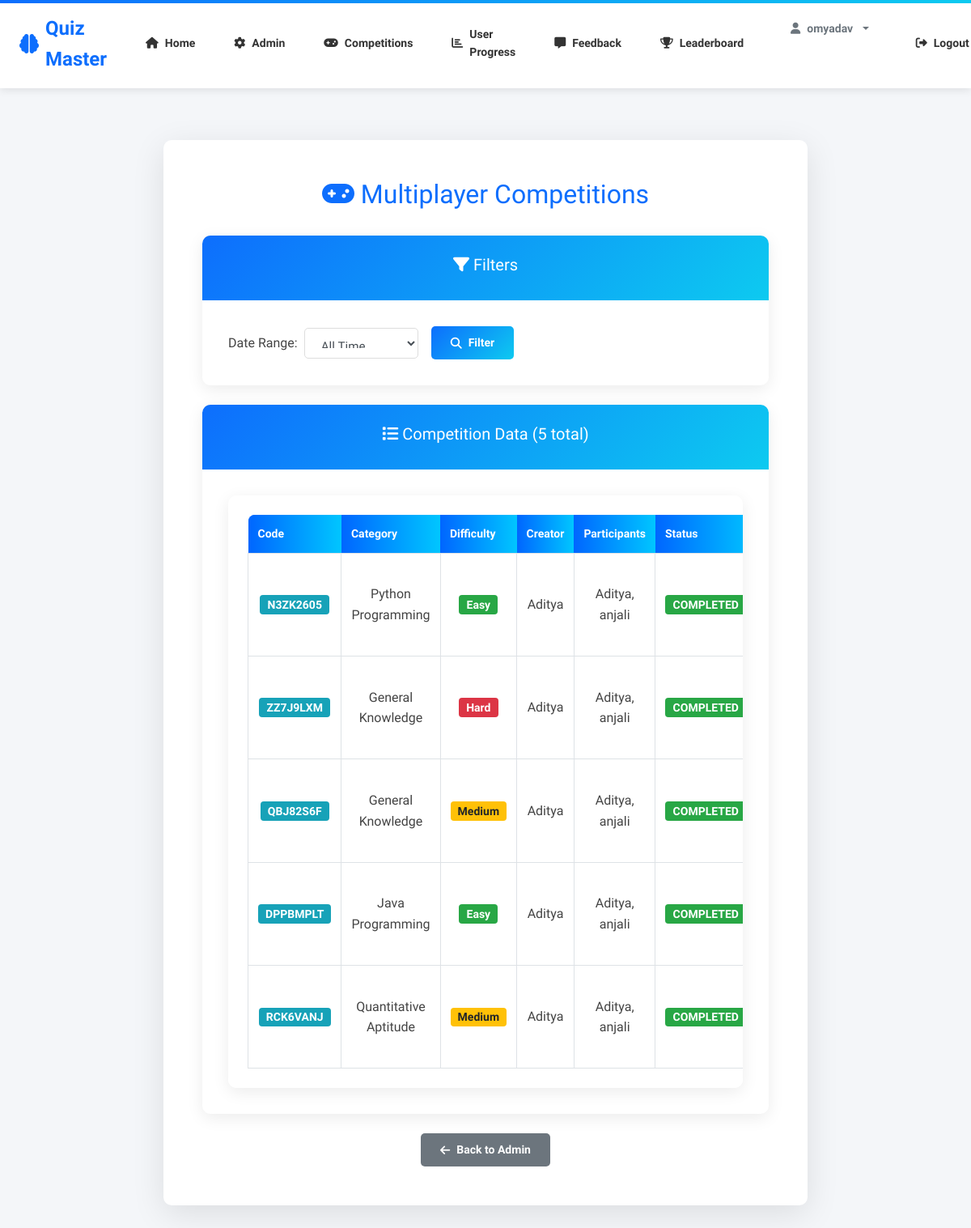
Page /admin/competitions (signed in) on the committed database.
### app/models.py (models this page shows, shortened)
class User(UserMixin, db.Model):
    id = db.Column(db.Integer, primary_key=True)
    username = db.Column(db.String(80), unique=True, nullable=False)
    email = db.Column(db.String(120), unique=True, nullable=True)
    password_hash = db.Column(db.String(128), nullable=False)
    role = db.Column(db.String(20), default=Role.USER)
    attempts = db.relationship('Attempt', backref='user', lazy=True)
    def is_admin(self):
        return self.role == Role.ADMIN

class Competition(db.Model):
    __tablename__ = 'competition'
    id = db.Column(db.Integer, primary_key=True)
    code = db.Column(db.String(8), unique=True, nullable=False, index=True)  # Unique join code
    creator_id = db.Column(db.Integer, db.ForeignKey('user.id'), nullable=False)
    category_id = db.Column(db.Integer, db.ForeignKey('category.id'), nullable=False)
    difficulty = db.Column(db.String(20), nullable=False)  # Easy, Medium, Hard
    num_questions = db.Column(db.Integer, default=10)
    time_limit = db.Column(db.Integer, default=600)  # seconds
    status = db.Column(db.String(20), default='waiting')  # waiting, in_progress, completed
    created_at = db.Column(db.DateTime, default=datetime.utcnow)
    started_at = db.Column(db.DateTime, nullable=True)
    ended_at = db.Column(db.DateTime, nullable=True)
    winner_id = db.Column(db.Integer, db.ForeignKey('user.id'), nullable=True)
    creator = db.relationship('User', foreign_keys=[creator_id], backref='competitions_created')
    category = db.relationship('Category', backref='competitions')
    winner = db.relationship('User', foreign_keys=[winner_id])
    attempts = db.relationship('CompetitionAttempt', cascade='all, delete-orphan', lazy=True)

class Category(db.Model):
    id = db.Column(db.Integer, primary_key=True)
    name = db.Column(db.String(80), unique=True, nullable=False)
    questions = db.relationship('Question', backref='category', lazy=True)

### app/admin/routes.py (the view)
@admin_bp.route('/competitions')
@login_required
@admin_required
def competitions_view():
    date_filter = request.args.get('date_filter', default='all', type=str)  # today, week, month, all
    today = datetime.utcnow().date()
    if date_filter == 'today':
        from_date = datetime.combine(today, datetime.min.time())
        to_date = datetime.combine(today, datetime.max.time())
    elif date_filter == 'week':
        from_date = datetime.utcnow() - timedelta(days=7)
        to_date = datetime.utcnow()
    elif date_filter == 'month':
        from_date = datetime.utcnow() - timedelta(days=30)
        to_date = datetime.utcnow()
    else:  # all
        from_date = datetime.min
        to_date = datetime.utcnow()
    competitions = Competition.query.filter(
        Competition.created_at >= from_date,
        Competition.created_at <= to_date,
        Competition.status == 'completed'
    ).order_by(Competition.created_at.desc()).all()
    comp_data = []
    for comp in competitions:
        creator = User.query.get(comp.creator_id)
        attempts = CompetitionAttempt.query.filter_by(competition_id=comp.id).all()
        participants = []
        for att in attempts:
            user = User.query.get(att.user_id)
            if user:  # Only add if user exists
                participants.append(user)
        winner = User.query.get(comp.winner_id) if comp.winner_id else None
        winner_name = winner.username if winner else 'N/A'
        scores = []
        for att in attempts:
            user = User.query.get(att.user_id)
            if user:  # Only add if user exists
                scores.append((user.username, att.correct_answers, att.total_questions))
        comp_data.append({
            'id': comp.id,
            'code': comp.code,
            'category': comp.category.name if comp.category else 'N/A',
            'difficulty': comp.difficulty,
            'creator': creator.username if creator else 'Deleted User',
            'participants': ', '.join([p.username for p in participants if p]),
            'status': comp.status,
            'scores': scores,
            'winner': winner_name,
            'created_at': comp.created_at.strftime('%Y-%m-%d %H:%M:%S'),
            'started_at': comp.started_at.strftime('%Y-%m-%d %H:%M:%S') if comp.started_at else 'N/A',
            'ended_at': comp.ended_at.strftime('%Y-%m-%d %H:%M:%S') if comp.ended_at else 'N/A'
        })
    return render_template('admin/competitions.html', competitions=comp_data, date_filter=date_filter)

### app/admin/routes.py (called while the page is built)
def admin_required(f):
    from functools import wraps
    @wraps(f)
    def wrapper(*args, **kwargs):
        if not current_user.is_authenticated or not current_user.is_admin():
            flash('Admin access required', 'danger')
            return redirect(url_for('auth.login'))
        return f(*args, **kwargs)
    return wrapper

### app/models.py (called while the page is built)
@login_manager.user_loader
def load_user(user_id):
    return User.query.get(int(user_id))

### app/templates/admin/competitions.html (shortened to what this page needs)
{% extends 'base.html' %}
{% block content %}
<div class="quiz-container">
  <div class="result-container" style="max-width: 1200px; margin: 2rem auto;">
    <h2 style="text-align: center; margin-bottom: 2rem; color: #0d6efd;">
      <i class="fas fa-gamepad"></i> Multiplayer Competitions
    </h2>
    <div class="card mb-4">
      <div class="card-header">
        <h5><i class="fas fa-filter"></i> Filters</h5>
      </div>
      <div class="card-body">
        <form method="GET" class="form-inline">
          <div class="form-group mr-3">
            <label for="date_filter" class="mr-2">Date Range:</label>
            <select id="date_filter" name="date_filter" class="form-control">
              <option value="all" {% if date_filter == 'all' %}selected{% endif %}>All Time</option>
            </select>
          </div>
          <button type="submit" class="btn btn-primary">
            <i class="fas fa-search"></i> Filter
          </button>
        </form>
      </div>
    </div>
    {% if competitions|length == 0 %}
    <div class="alert alert-info text-center">
      <i class="fas fa-info-circle"></i> No competitions found for the selected date range.
    </div>
    {% else %}
    <div class="card">
      <div class="card-header">
        <h5><i class="fas fa-list"></i> Competition Data ({{ competitions|length }} total)</h5>
      </div>
      <div class="card-body">
        <div class="table-responsive">
          <table class="table table-hover table-bordered">
            <thead class="competition-header">
              <tr>
                  <th>Code</th>
                  <th>Category</th>
                  <th>Difficulty</th>
                  <th>Creator</th>
                  <th>Participants</th>
                  <th>Status</th>
              </tr>
          </thead>
            <tbody>
              {% for comp in competitions %}
              <tr>
                <td>
                  <span class="badge badge-info">{{ comp.code }}</span>
                </td>
                <td>{{ comp.category }}</td>
                <td>
                  <span class="badge badge-{% if comp.difficulty == 'Easy' %}success{% elif comp.difficulty == 'Medium' %}warning{% else %}danger{% endif %}">
                    {{ comp.difficulty }}
                  </span>
                </td>
                <td>{{ comp.creator }}</td>
                <td>{{ comp.participants }}</td>
                <td>
                  <span class="badge badge-{% if comp.status == 'completed' %}success{% elif comp.status == 'in_progress' %}warning{% else %}secondary{% endif %}">
                    {{ comp.status|upper }}
                  </span>
                </td>
              </tr>
              {% endfor %}
            </tbody>
          </table>
        </div>
      </div>
    </div>
    {% endif %}
    <div class="text-center mt-4">
      <a href="{{ url_for('admin.index') }}" class="btn btn-secondary">
        <i class="fas fa-arrow-left"></i> Back to Admin
      </a>
    </div>
  </div>
</div>
{% endblock %}

### app/templates/base.html (shortened to what this page needs)
<!doctype html>
<html lang="en">
    <head>
        <link rel="stylesheet" href="https://maxcdn.bootstrapcdn.com/bootstrap/4.0.0/css/bootstrap.min.css">
        <link rel="stylesheet" href="https://cdnjs.cloudflare.com/ajax/libs/font-awesome/6.0.0/css/all.min.css">
        <link rel="stylesheet" href="{{ url_for('static', filename='css/professional.css') }}">
        <link rel="stylesheet" href="{{ url_for('static', filename='css/custom.css') }}">
        <link rel="stylesheet" href="{{ url_for('static', filename='css/leaderboard_vertical.css') }}">
    </head>
    <body>
    <nav>
        <div class="nav-brand">
            <i class="fas fa-brain"></i> Quiz Master
        </div>
        <div class="nav-links">
            <a href="{{ url_for('home') }}"><i class="fas fa-home"></i> Home</a>
            {%- if not current_user.is_authenticated -%}
            <a href="{{ url_for('auth.login') }}"><i class="fas fa-sign-in-alt"></i> Login</a>
            <a href="{{ url_for('auth.register') }}"><i class="fas fa-user-plus"></i> Register</a>
            <a href="{{ url_for('auth.admin_login') }}"><i class="fas fa-user-shield"></i> Admin Login</a>
            {%- else -%}
                {%- if current_user.is_admin() -%}
                <a href="{{ url_for('admin.index') }}"><i class="fas fa-cog"></i> Admin</a>
                <a href="{{ url_for('admin.competitions_view') }}"><i class="fas fa-gamepad"></i> Competitions</a>
                <a href="{{ url_for('admin.user_progress') }}"><i class="fas fa-chart-bar"></i> User Progress</a>
                <a href="{{ url_for('admin.feedback') }}"><i class="fas fa-comment-alt"></i> Feedback</a>
                <a href="{{ url_for('quiz.leaderboard') }}"><i class="fas fa-trophy"></i> Leaderboard</a>
                {%- endif -%}
            <div class="dropdown" style="display: inline-block; margin: 0 10px;">
                <button class="btn btn-sm btn-outline-secondary dropdown-toggle" type="button" id="profileDropdown" data-toggle="dropdown" aria-haspopup="true" aria-expanded="false">
                    <i class="fas fa-user"></i> {{ current_user.username }}
                </button>
            </div>
            <a href="{{ url_for('auth.logout') }}"><i class="fas fa-sign-out-alt"></i> Logout</a>
            {%- endif -%}
        </div>
    </nav>
    {% block content %}{% endblock %}
    </body>
</html>

### app/static/css/professional.css (style rules this page uses)
:root { --primary-color: #0d6efd; --secondary-color: #6c757d; --success-color: #198754; --danger-color: #dc3545; --warning-color: #ffc107; --light-color: #f8f9fa; --dark-color: #212529; }
* { margin: 0; padding: 0; box-sizing: border-box; }
body { font-family: 'Raleway', 'Segoe UI', sans-serif; background-color: #f4f6f9; color: #444; line-height: 1.6; }
nav { background: #fff; box-shadow: 0 2px 10px rgba(0, 0, 0, 0.1); padding: 0 !important; position: sticky; top: 0; z-index: 100; display: flex !important; justify-content: space-between !important; align-items: center !important; }
nav::before { content: ''; position: absolute; top: 0; left: 0; right: 0; height: 4px; background: linear-gradient(to right, #0d6efd, #0dcaf0); }
.nav-brand { font-size: 24px; font-weight: 700; color: #0d6efd; display: flex; align-items: center; gap: 0.5rem; margin: 0 !important; padding: 1rem 1.5rem !important; }
.nav-links { list-style: none !important; display: flex !important; gap: 0 !important; margin: 0 !important; padding: 0 !important; }
.nav-links { display: flex !important; gap: 0 !important; margin: 0 !important; padding: 0 !important; }
.nav-links a { display: flex; align-items: center; gap: 0.5rem; padding: 1rem 1.5rem !important; text-decoration: none !important; color: #333 !important; font-weight: 600; font-size: 14px; transition: all 0.3s ease; border-bottom: 3px solid transparent; }
.btn { padding: 10px 24px !important; border-radius: 5px !important; font-weight: 600 !important; border: none !important; transition: all 0.3s ease !important; font-size: 14px; display: inline-flex; align-items: center; gap: 0.5rem; }
.btn-primary { background: linear-gradient(135deg, #0d6efd, #0dcaf0) !important; color: white !important; }
.btn-secondary { background: #6c757d !important; color: white !important; }
.form-control { border: 1px solid #ddd; border-radius: 5px; padding: 0.75rem 1rem; font-size: 0.95rem; transition: all 0.3s ease; }
.quiz-container { min-height: calc(100vh - 70px); display: flex; align-items: center; justify-content: center; background-color: #f4f6f9; padding: 2rem 1rem; }
.card { border: none !important; border-radius: 10px !important; box-shadow: 0 5px 20px rgba(0, 0, 0, 0.08) !important; max-width: 700px; width: 100%; }
.card-header { background: linear-gradient(135deg, #0d6efd, #0dcaf0) !important; color: white !important; border: none !important; border-radius: 10px 10px 0 0 !important; padding: 1.5rem !important; font-weight: 700; }
.card-body { padding: 2rem !important; }
.result-container { background: white; border-radius: 10px; padding: 3rem; text-align: center; box-shadow: 0 10px 40px rgba(0, 0, 0, 0.1); max-width: 500px; }
.table-responsive { background: white; border-radius: 10px; box-shadow: 0 5px 20px rgba(0, 0, 0, 0.08); padding: 1.5rem; }
.table { margin-bottom: 0 !important; }
.table thead { background: linear-gradient(135deg, #0d6efd, #0dcaf0); color: white; }
.table tbody tr { border-bottom: 1px solid #e0e0e0; transition: all 0.3s ease; }
.table-responsive { width: 100%; overflow-x: auto; }
body { overflow-x: hidden; }

### app/static/css/custom.css (style rules this page uses)
.table th { background-color: #f8f9fa; font-weight: 600; border-bottom: 2px solid #dee2e6; }
.table td { vertical-align: middle; }
.badge { padding: 0.35em 0.65em; font-size: 0.875em; font-weight: 600; border-radius: 0.25rem; }
.badge-success { background-color: #28a745; color: white; }
.badge-info { background-color: #17a2b8; color: white; }
.badge-warning { background-color: #ffc107; color: #212529; }
.badge-danger { background-color: #dc3545; color: white; }
.competition-header th { background: linear-gradient(90deg, #0066ff, #00c6ff); color: #ffffff !important; font-weight: 600; border: none !important; padding-top: 12px; padding-bottom: 12px; font-size: 14px; text-align: left; }
.competition-header th:first-child { border-top-left-radius: 8px; }
.competition-header { border-top: none !important; }

### rows in the picture
User: username "omyadav"
Competition: code "N3ZK2605", difficulty "Easy", status "COMPLETED"
Category: category "Python Programming"
User: creator "Aditya" "Aditya" "Aditya" "Aditya" "Aditya"
Competition: code "ZZ7J9LXM", difficulty "Hard", status "COMPLETED"
Category: category "General Knowledge" "General Knowledge"
Competition: code "QBJ82S6F", difficulty "Medium", status "COMPLETED"
Competition: code "DPPBMPLT", difficulty "Easy", status "COMPLETED"
Category: category "Java Programming"
Competition: code "RCK6VANJ", difficulty "Medium", status "COMPLETED"
Category: category "Quantitative Aptitude"

### other values in the picture
{{ competitions|length }} "5"
{{ comp.participants }} "Aditya, anjali" "Aditya, anjali" "Aditya, anjali" "Aditya, anjali" "Aditya, anjali"
